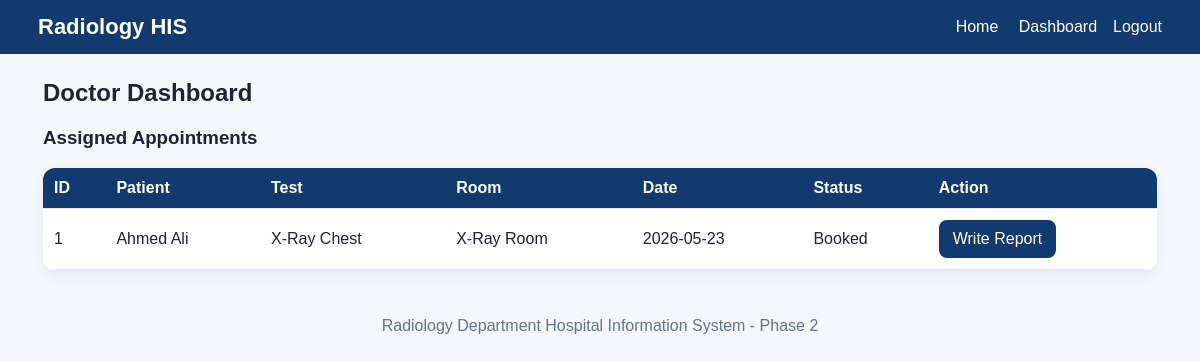
Page /radiology_phase2_website/radiology_phase2_website/doctor_dashboard.php (signed in) on the committed database.
### tables this page shows
CREATE TABLE APPOINTMENT (
    Appointment_ID INT PRIMARY KEY AUTO_INCREMENT,
    Appointment_Date DATE NOT NULL,
    Appointment_Time TIME NOT NULL,
    Status VARCHAR(30),
    Patient_ID INT NOT NULL,
    Doctor_ID INT NOT NULL,
    Nurse_ID INT,
    Test_ID INT NOT NULL,
    Room_ID INT NOT NULL,
    FOREIGN KEY (Patient_ID) REFERENCES PATIENT(Patient_ID),
    FOREIGN KEY (Doctor_ID) REFERENCES DOCTOR(Doctor_ID),
    FOREIGN KEY (Nurse_ID) REFERENCES NURSE(Nurse_ID),
    FOREIGN KEY (Test_ID) REFERENCES RADIOLOGY_TEST(Test_ID),
    FOREIGN KEY (Room_ID) REFERENCES ROOM(Room_ID)
);

CREATE TABLE RADIOLOGY_TEST (
    Test_ID INT PRIMARY KEY AUTO_INCREMENT,
    Test_Name VARCHAR(100) NOT NULL,
    Test_Type VARCHAR(50),
    Price DECIMAL(10,2)
);

CREATE TABLE ROOM (
    Room_ID INT PRIMARY KEY AUTO_INCREMENT,
    Room_Name VARCHAR(100) NOT NULL,
    Room_Type VARCHAR(50),
    Status VARCHAR(30),
    Department_ID INT NOT NULL,
    FOREIGN KEY (Department_ID) REFERENCES DEPARTMENT(Department_ID)
);

### radiology_phase2_website/radiology_phase2_website/db.php (called while the page is built, shortened)
<?php
function esc($v){ return htmlspecialchars((string)$v, ENT_QUOTES, 'UTF-8'); }
function current_entity_id($conn, $role){
    $uid = intval($_SESSION['user_id']);
    if($role=='Patient'){ $r=$conn->query("SELECT Patient_ID id FROM PATIENT WHERE User_ID=$uid"); }
    elseif($role=='Doctor'){ $r=$conn->query("SELECT Doctor_ID id FROM DOCTOR WHERE User_ID=$uid"); }
    elseif($role=='Nurse'){ $r=$conn->query("SELECT Nurse_ID id FROM NURSE WHERE User_ID=$uid"); }
    else { return null; }
    $row=$r?$r->fetch_assoc():null; return $row?$row['id']:null;
}
?>

### radiology_phase2_website/radiology_phase2_website/doctor_dashboard.php (the view)
<?php include 'db.php'; require_role('Doctor'); $did=current_entity_id($conn,'Doctor'); $page_title='Doctor Dashboard'; include 'header.php'; ?>
<h2>Doctor Dashboard</h2><h3>Assigned Appointments</h3><table><tr><th>ID</th><th>Patient</th><th>Test</th><th>Room</th><th>Date</th><th>Status</th><th>Action</th></tr><?php $res=$conn->query("SELECT A.*, CONCAT(P.First_Name,' ',P.Last_Name) Patient_Name, CONCAT(D.First_Name,' ',D.Last_Name) Doctor_Name, CONCAT(N.First_Name,' ',N.Last_Name) Nurse_Name, RT.Test_Name, R.Room_Name, Pay.Payment_Status
FROM APPOINTMENT A JOIN PATIENT P ON A.Patient_ID=P.Patient_ID JOIN DOCTOR D ON A.Doctor_ID=D.Doctor_ID LEFT JOIN NURSE N ON A.Nurse_ID=N.Nurse_ID JOIN RADIOLOGY_TEST RT ON A.Test_ID=RT.Test_ID JOIN ROOM R ON A.Room_ID=R.Room_ID LEFT JOIN PAYMENT Pay ON A.Appointment_ID=Pay.Appointment_ID WHERE A.Doctor_ID=$did ORDER BY A.Appointment_Date DESC"); while($r=$res->fetch_assoc()): ?><tr><td><?=esc($r['Appointment_ID'])?></td><td><?=esc($r['Patient_Name'])?></td><td><?=esc($r['Test_Name'])?></td><td><?=esc($r['Room_Name'])?></td><td><?=esc($r['Appointment_Date'])?></td><td><?=esc($r['Status'])?></td><td><a class="btn" href="add_report.php?id=<?=$r['Appointment_ID']?>">Write Report</a></td></tr><?php endwhile; ?></table><?php include 'footer.php'; ?>

### radiology_phase2_website/radiology_phase2_website/assets/style.css (style rules this page uses)
* { box-sizing:border-box }
body { margin:0;font-family:Arial,sans-serif;background:#f4f7fb;color:#223 }
.btn,button { background:#123a6f;color:white;border:0;border-radius:8px;padding:10px 14px;text-decoration:none;cursor:pointer;display:inline-block }
table { width:100%;border-collapse:collapse;background:white;border-radius:12px;overflow:hidden;box-shadow:0 5px 16px #0001 }
th,td { padding:11px;border-bottom:1px solid #e5e7eb;text-align:left }
th { background:#123a6f;color:white }

### rows in the picture
appointment: Appointment_ID "1", Patient_Name "Ahmed Ali", Test_ID.Test_Name "X-Ray Chest", Room_ID.Room_Name "X-Ray Room", Appointment_Date "2026-05-23", Status "Booked"
